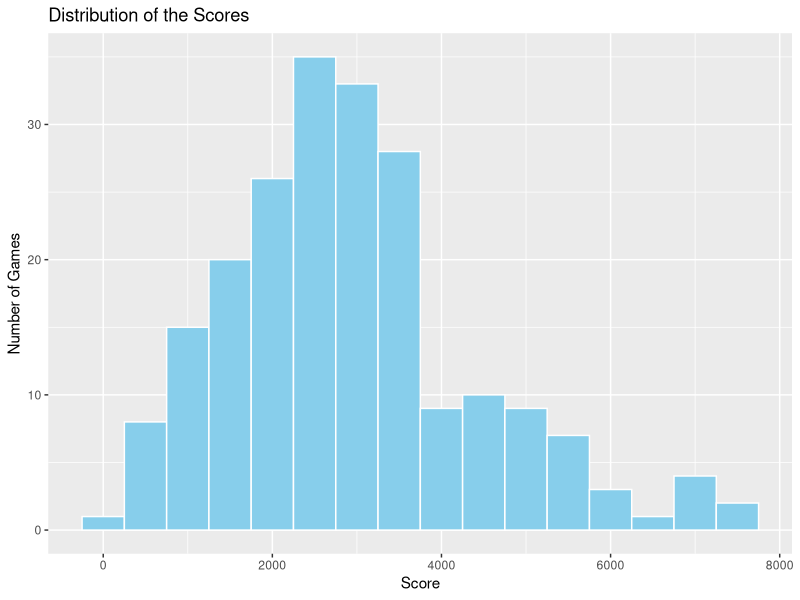
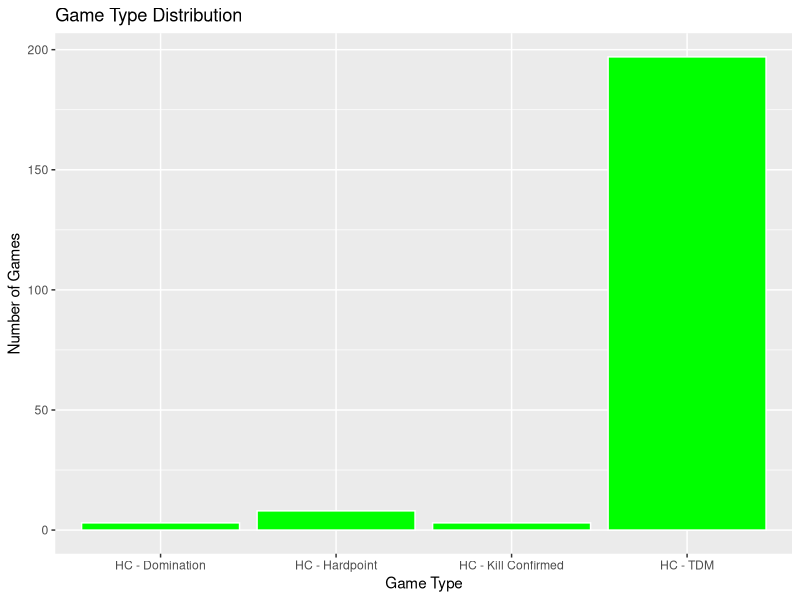
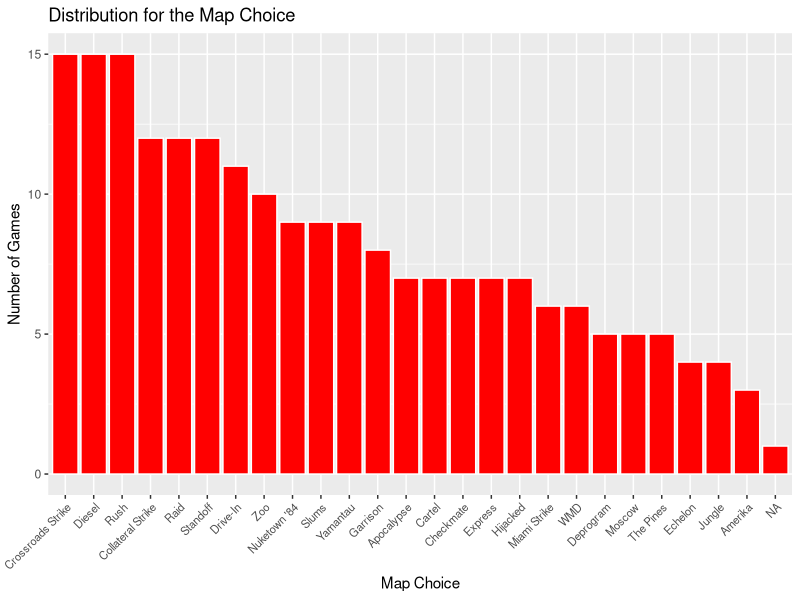
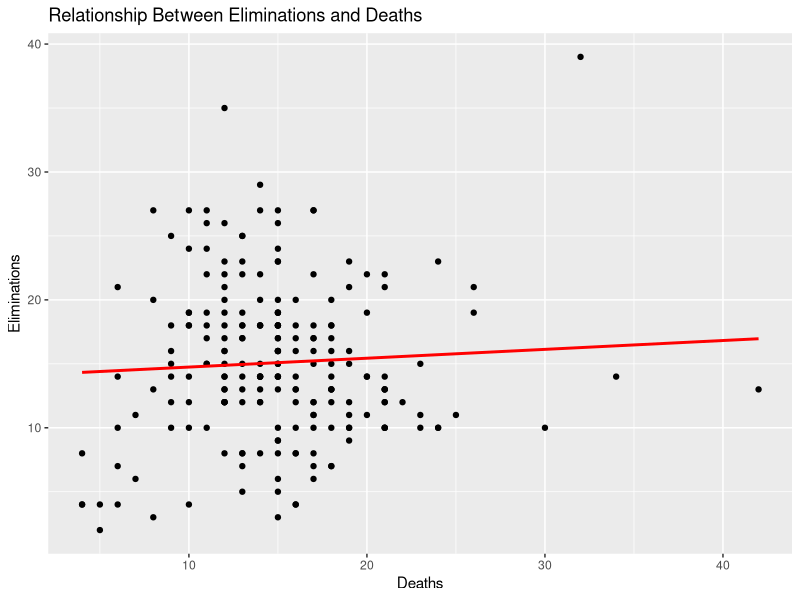

R code for these plots, in order:
## ---- chunk 1
knitr::opts_chunk$set(echo = TRUE)
## ---- chunk 2
rm(list = ls())
library(tidyverse)
library(readxl)
library(kableExtra)
library(forcats)

cod <- read_excel("CODGames2_mp.xlsx", 
  col_types = c("text", "text", "text", 
  "text", "date", "text", "text", "numeric", 
  "numeric", "numeric", "numeric", 
  "numeric", "text", "text", "text", 
  "text", "numeric", "numeric", "numeric", 
  "numeric", "numeric", "numeric", 
  "numeric", "numeric", "numeric", 
  "numeric", "numeric"))

## ---- chunk 3
sapply(cod, function(x) sum(is.na(x)))
## ---- chunk 4
apply(cod, 1, function(x) sum(is.na(x)))
## ---- chunk 5
cod %>% summarize(
  "NA count" = sum(is.na(Score))
  )
## ---- chunk 6
cod %>% summarize(
  min = min(Score),
  first_quartile = quantile(Score, .25),
  median = median(Score),
  third_quartile = quantile(Score, .75),
  max = max(Score),
  sd = sd(Score)
  ) %>% kable(
    caption = "Summary Statistics for Score",
    digits = 2,
    col.names = c("Min", "1st Quartile", "Median", "3rd Quartile", "Max", "Standard Deviation"),
    align = "c"
  ) %>% kable_styling(
    bootstrap_options = c("striped", "condensed"),
    full_width = FALSE,
    position = "center"
  )
## ---- chunk 7
cod %>% ggplot(
  mapping = aes(x = Score)) +
  geom_histogram(
    binwidth = 500,
    color = "White",
    fill = "skyblue") +
  labs(
    x = "Score",
    y = "Number of Games",
    title = "Distribution of the Scores"
  )
## ---- chunk 8
cod %>% summarize(
  "NA count" = sum(is.na(GameType))
  )
## ---- chunk 9
cod %>% group_by(
  GameType
  ) %>%
  summarize(
    Proportion = n()/nrow(cod) 
    ) %>% arrange(
    desc(Proportion)
  ) %>% kable(
    caption = "Frequency Proportions for Game Type",
    digits = 2,
    col.names = c("Game Type", "Proportion")
  ) %>% kable_styling(
    bootstrap_options = c("striped", "condensed"),
    full_width = FALSE,
    position = "center"
  )
## ---- chunk 10
cod %>% ggplot(
  mapping = aes(x = GameType)
) +
  geom_bar( 
    color = "White",
    fill = "green") +
  labs(
    x = "Game Type",
    y = "Number of Games",
    title = "Game Type Distribution"
  )
## ---- chunk 11
cod %>% summarize(
  "NA count" = sum(is.na(Choice))
  )
## ---- chunk 12
cod2 <- #Filters out the NA value
  cod %>% 
  filter(!is.na(Choice)) #From 211 obs. to 210
## ---- chunk 13
cod2 %>% group_by(
  Choice
  ) %>%
  summarize(
    Proportion = n()/nrow(cod2)
  ) %>% arrange(
    desc(Proportion)
  ) %>% kable(
    caption = "Frequency Proportions for Choice",
    digits = 2,
    col.names = c("Choice", "Proportion")
  ) %>% kable_styling(
    bootstrap_options = c("striped", "condensed"),
    full_width = FALSE,
    position = "center"
  )
## ---- chunk 14
cod %>% arrange(
  desc(Choice)
  ) %>% ggplot(
  mapping = aes(x = fct_infreq(Choice, ordered = TRUE))
) +
  geom_bar( 
    color = "White",
    fill = "red") +
  labs(
    x = "Map Choice",
    y = "Number of Games",
    title = "Distribution for the Map Choice"
  ) +
  theme(axis.text.x = element_text(angle = 45, hjust = 1, size = 8)) #Researched to shrink text size
## ---- chunk 15
cod %>% summarize(
  min = min(Eliminations),
  first_quartile = quantile(Eliminations, .25),
  median = median(Eliminations),
  third_quartile = quantile(Eliminations, .75),
  max = max(Eliminations),
  sd = sd(Eliminations)
  ) %>% kable(
    caption = "Summary Statistics for Eliminations",
    digits = 2,
    col.names = c("Min", "1st Quartile", "Median", "3rd Quartile", "Max", "Standard Deviation"),
    align = "c"
  ) %>% kable_styling(
    bootstrap_options = c("striped", "condensed"),
    full_width = FALSE,
    position = "center"
  )
## ---- chunk 16
cod %>% summarize(
  min = min(Deaths),
  first_quartile = quantile(Deaths, .25),
  median = median(Deaths),
  third_quartile = quantile(Deaths, .75),
  max = max(Deaths),
  sd = sd(Deaths)
  ) %>% kable(
    caption = "Summary Statistics for Deaths",
    digits = 2,
    col.names = c("Min", "1st Quartile", "Median", "3rd Quartile", "Max", "Standard Deviation"),
    align = "c"
  ) %>% kable_styling(
    bootstrap_options = c("striped", "condensed"),
    full_width = FALSE,
    position = "center"
  )
## ---- chunk 17
cod %>%  #The most common relationship in video games, Kill-Death Ratio (kdr)
  summarize(
    kdr = mean(Eliminations / Deaths, na.rm = TRUE)
  )
## ---- chunk 18
cod %>% 
  ggplot(aes(x = Deaths, y = Eliminations)) +
  geom_point(color = "black") +
  geom_smooth(method = "lm", se = FALSE, color = "red") +
  labs(
    x = "Deaths",
    y = "Eliminations",
    title = "Relationship Between Eliminations and Deaths"
  )
## ---- chunk 19
model_lm <- lm(Eliminations ~ Deaths, data = cod)
summary(model_lm)
## ---- chunk 20
cod <- cod %>%
  separate(Result, into = c("player_score", "other_score"), sep = "-", convert = TRUE) %>%
  mutate(
    Win = ifelse(player_score > other_score, 1, 0),
    Loss = ifelse(player_score < other_score, 1, 0),
    Draw = ifelse(player_score == other_score, 1, 0)
  ) 

cod %>%
  summarise(
    win_proportion = mean(Win),
    loss_proportion = mean(Loss),
    draw_proportion = mean(Draw)
  )
## ---- chunk 21
cod <- cod %>%
  select(Win, Eliminations, Deaths) %>%
  na.omit()

model <- glm(Win ~ Eliminations + Deaths, family = binomial, data = cod)

summary(model)
## ---- chunk 22
exp(.07082)
exp(-.10076)
## ---- chunk 23
confint(model)
